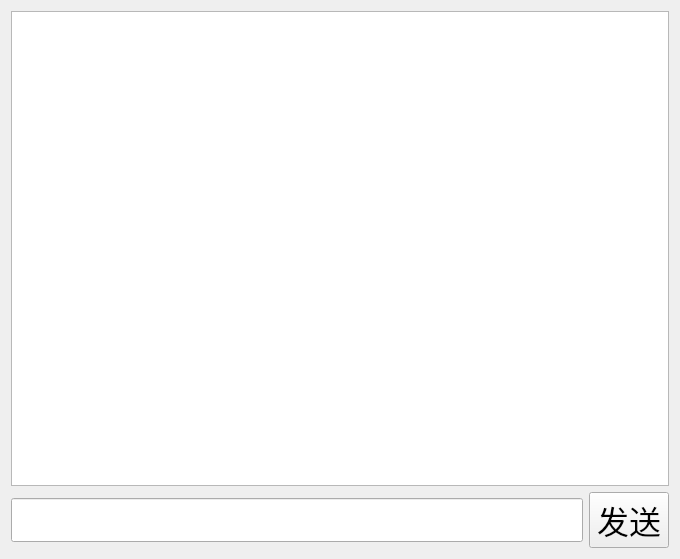
<?xml version="1.0" encoding="UTF-8"?>
<ui version="4.0">
 <class>privateChat</class>
 <widget class="QWidget" name="privateChat">
  <property name="geometry">
   <rect>
    <x>0</x>
    <y>0</y>
    <width>680</width>
    <height>559</height>
   </rect>
  </property>
  <property name="windowTitle">
   <string>Form</string>
  </property>
  <layout class="QVBoxLayout" name="verticalLayout_2">
   <item>
    <layout class="QVBoxLayout" name="verticalLayout">
     <item>
      <widget class="QTextEdit" name="showMsg_te">
       <property name="font">
        <font>
         <pointsize>24</pointsize>
        </font>
       </property>
      </widget>
     </item>
     <item>
      <layout class="QHBoxLayout" name="horizontalLayout">
       <item>
        <widget class="QLineEdit" name="inputMsg_le">
         <property name="font">
          <font>
           <pointsize>24</pointsize>
          </font>
         </property>
        </widget>
       </item>
       <item>
        <widget class="QPushButton" name="sendMsg_pb">
         <property name="font">
          <font>
           <pointsize>24</pointsize>
          </font>
         </property>
         <property name="text">
          <string>发送</string>
         </property>
        </widget>
       </item>
      </layout>
     </item>
    </layout>
   </item>
  </layout>
 </widget>
 <resources/>
 <connections/>
</ui>
